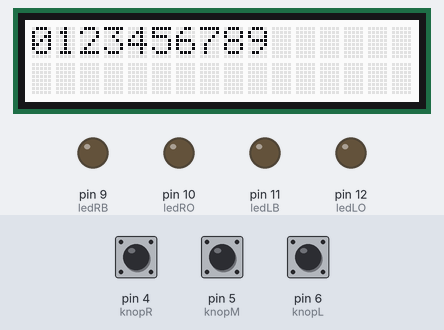
Bench run of a sketch on a simulated Arduino Uno, built with avr-gcc and run on an emulated ATmega328P. Parts: 16×2 character LCD, output pins drawn as LEDs (lit = HIGH). The test bench sets the inputs (shaded band); at power-on: pin 4 (knopR) LOW, pin 5 (knopM) LOW, pin 6 (knopL) LOW.

Above: at 6.2 s.
6.3 s: pin 4 (knopR) pulled HIGH for 0.15 s
At 6.37 s:
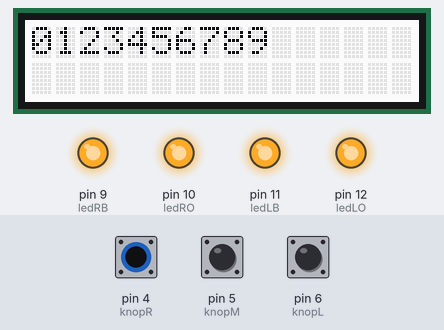
7.9 s: pin 4 (knopR) pulled HIGH for 3.2 s
At 12.1 s:
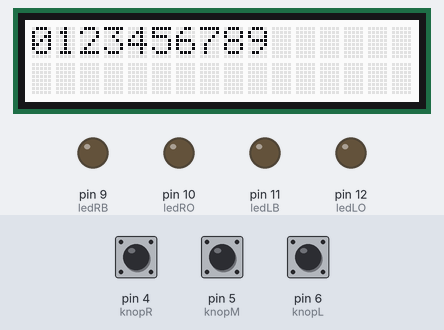
12.6 s: pin 5 (knopM) pulled HIGH for 3.2 s
At 13.3 s:
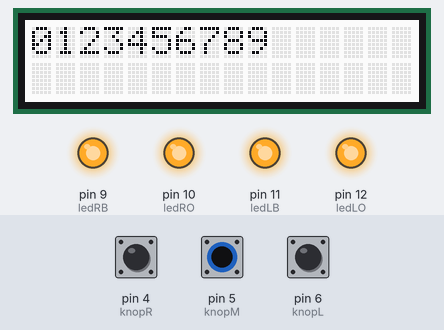
Timing chart, 0 to 17.3 s (numbered marks = the images above; inputs shaded):
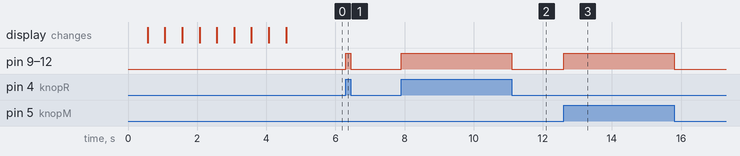

Measured:
- after the input at 6.3 s, pin 9 (ledRB), pin 10 (ledRO), pin 11 (ledLB), pin 12 (ledLO): LOW → HIGH at once, → LOW 0.15 s later
- after the input at 7.9 s, pin 9 (ledRB), pin 10 (ledRO), pin 11 (ledLB), pin 12 (ledLO): LOW → HIGH at once, → LOW 3.2 s later
- after the input at 12.6 s, pin 9 (ledRB), pin 10 (ledRO), pin 11 (ledLB), pin 12 (ledLO): LOW → HIGH at once, → LOW 3.2 s later

The sketch:

sketch_apr06a.ino
```cpp
#include <Wire.h>
#include "rgb_lcd.h"

rgb_lcd lcd;

int ledRB = 9;
int ledRO = 10;
int ledLB = 11;
int ledLO = 12;

int knopR = 4;
int knopM = 5;
int knopL = 6;

int ledState = LOW;

void setup() {
  // put your setup code here, to run once:
  lcd.begin(16, 2);
  // set the cursor to (0,0):
    lcd.setCursor(0, 0);
    // print from 0 to 9:
    for (int thisChar = 0; thisChar < 10; thisChar++)
    {
        lcd.print(thisChar);
        delay(500);
    }


  pinMode(ledRB, OUTPUT);
  pinMode(ledRO, OUTPUT);
  pinMode(ledLB, OUTPUT);
  pinMode(ledLO, OUTPUT);

  pinMode(knopR, INPUT);
  pinMode(knopM, INPUT);
  pinMode(knopL, INPUT);
}

void loop() {
  // put your main code here, to run repeatedly:
  digitalWrite(ledRB, ledState);
  digitalWrite(ledRO, ledState);
  digitalWrite(ledLB, ledState);
  digitalWrite(ledLO, ledState);

  if(digitalRead(knopR) == HIGH || digitalRead(knopM) == HIGH || digitalRead(knopL) == HIGH) {
    ledState = HIGH;
  } else {
    ledState = LOW;
  }

}
```
